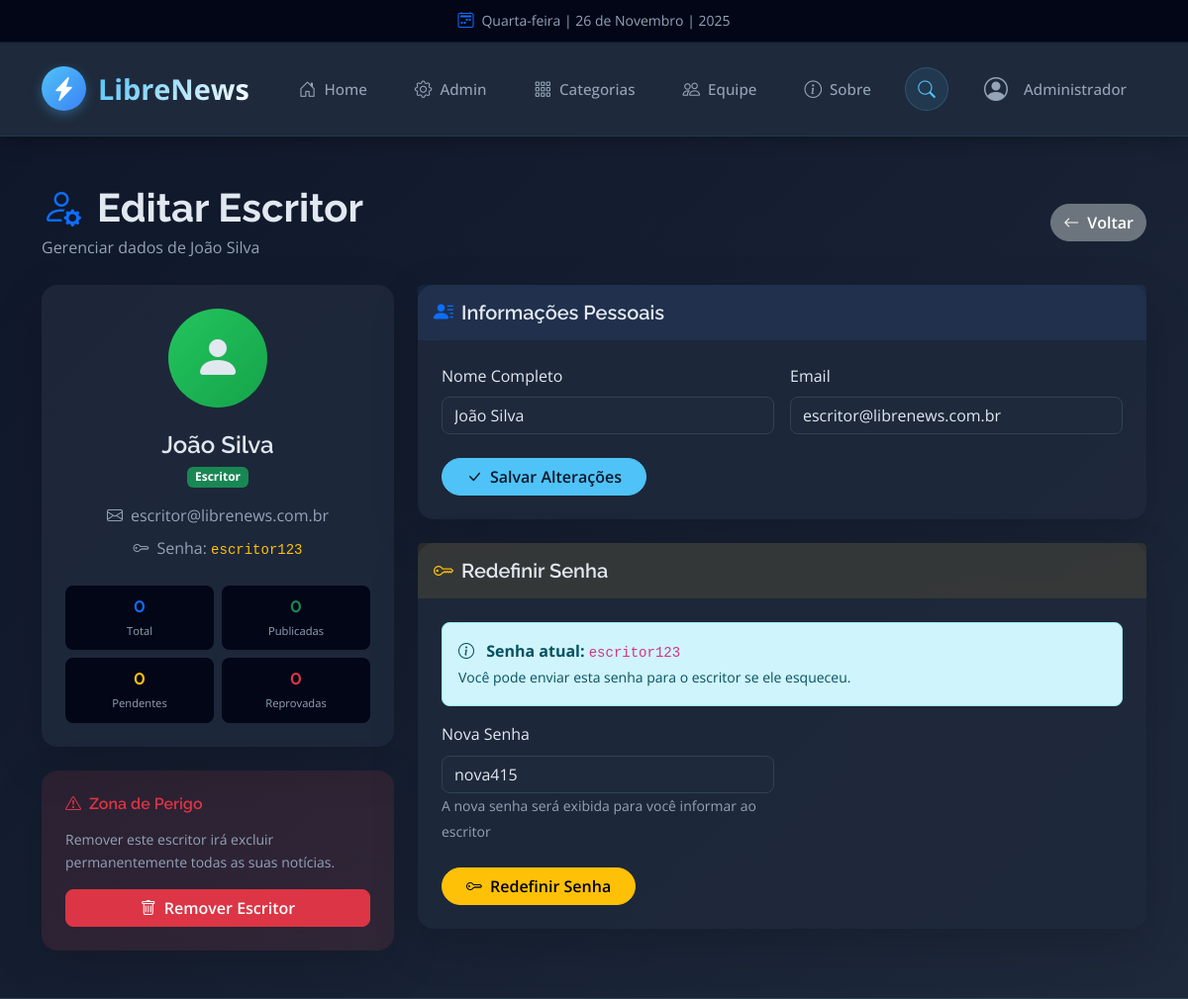
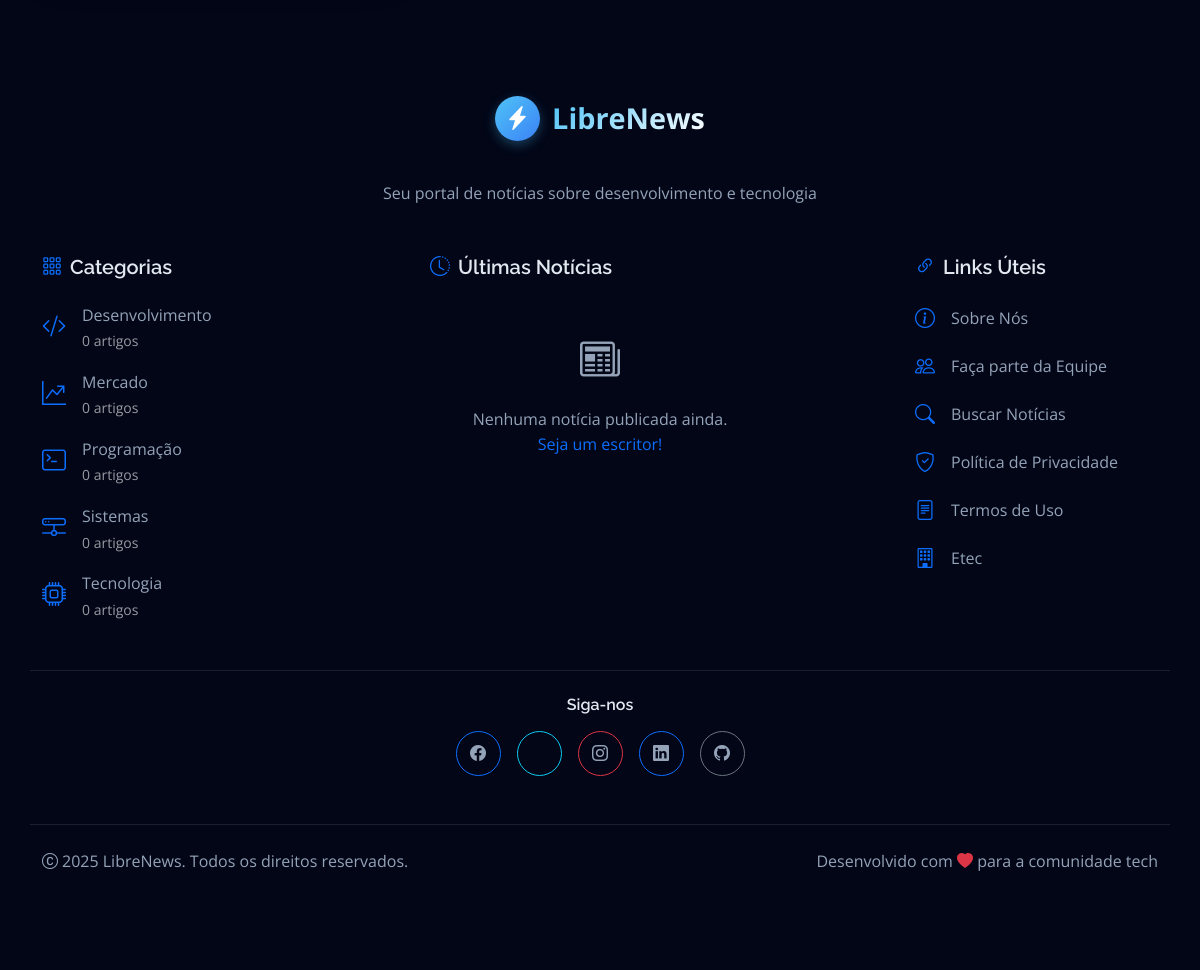
The page /LibreNews/admin/editar-escritor.php?id=1 (signed in) on the database its author committed (2 pictures, top to bottom).
### tables this page shows
CREATE TABLE `escritor` (
  `Idescritor` int(11) NOT NULL,
  `Idconta` int(11) NOT NULL
);

CREATE TABLE `conta` (
  `Idconta` int(11) NOT NULL,
  `nomeusuario` varchar(150) NOT NULL,
  `email` varchar(100) NOT NULL,
  `senha` varchar(255) NOT NULL,
  `datacriacao` datetime NOT NULL DEFAULT current_timestamp()
);

CREATE TABLE `categoria` (
  `Idcategoria` int(11) NOT NULL,
  `nomecategoria` varchar(100) NOT NULL,
  `descricao` text DEFAULT NULL
);

### LibreNews/admin/editar-escritor.php (the view, shortened to what the rows shown need)
<?php
require_once '../includes/functions.php';
$escritorId = isset($_GET['id']) ? intval($_GET['id']) : 0;
$stmt = $pdo->prepare("
    SELECT e.*, c.Idconta, c.nomeusuario, c.email, c.senha
    FROM Escritor e
    JOIN Conta c ON e.Idconta = c.Idconta
    WHERE e.Idescritor = ?
");
$stmt->execute([$escritorId]);
$escritor = $stmt->fetch(PDO::FETCH_ASSOC);
include '../components/head.php';
?>
<div class="container-fluid py-5" style="background: linear-gradient(135deg, #0F172A 0%, #1E293B 100%); min-height: 100vh;">
    <div class="container">
        <div class="d-flex justify-content-between align-items-center mb-4 flex-wrap gap-3">
            <div>
                <h1 class="text-white fw-bold mb-1">
                    <i class="bi bi-person-gear text-primary me-3"></i>Editar Escritor
                </h1>
                <p class="text-secondary mb-0">Gerenciar dados de <?= htmlspecialchars($escritor['nomeusuario']) ?></p>
            </div>
        </div>
        <div class="row g-4">
            <div class="col-lg-4">
                <div class="card border-0 rounded-4 shadow-lg text-center" style="background: rgba(30, 41, 59, 0.9);">
                    <div class="card-body p-4">
                        <div class="rounded-circle mx-auto mb-4 d-flex align-items-center justify-content-center"
                             style="width: 100px; height: 100px; background: linear-gradient(135deg, #22C55E, #16A34A);">
                            <i class="bi bi-person-fill text-white" style="font-size: 3rem;"></i>
                        </div>
                        <h4 class="text-white mb-1"><?= htmlspecialchars($escritor['nomeusuario']) ?></h4>
                        <span class="badge bg-success mb-3">Escritor</span>
                        <p class="text-secondary mb-2">
                            <i class="bi bi-envelope me-2"></i><?= htmlspecialchars($escritor['email']) ?>
                        </p>
                        <p class="text-secondary mb-4">
                            <i class="bi bi-key me-2"></i>Senha: <code class="text-warning"><?= htmlspecialchars($escritor['senha']) ?></code>
                        </p>
                        <div class="row g-2 text-center">
                            <div class="col-6">
                            </div>
                            <div class="col-6">
                            </div>
                            <div class="col-6">
                            </div>
                            <div class="col-6">
                            </div>
                        </div>
                    </div>
                </div>
            </div>
            <div class="col-lg-8">
                <div class="card border-0 rounded-4 shadow-lg mb-4" style="background: rgba(30, 41, 59, 0.9);">
                    <div class="card-body p-4">
                        <form method="POST">
                            <div class="row g-3">
                                <div class="col-md-6">
                                    <label class="form-label text-white">Nome Completo</label>
                                    <input type="text" class="form-control" name="nome"
                                           value="<?= htmlspecialchars($escritor['nomeusuario']) ?>" required>
                                </div>
                                <div class="col-md-6">
                                    <label class="form-label text-white">Email</label>
                                    <input type="email" class="form-control" name="email"
                                           value="<?= htmlspecialchars($escritor['email']) ?>" required>
                                </div>
                            </div>
                        </form>
                    </div>
                </div>
                <div class="card border-0 rounded-4 shadow-lg" style="background: rgba(30, 41, 59, 0.9);">
                    <div class="card-body p-4">
                        <div class="alert alert-info rounded-3 mb-3">
                            <i class="bi bi-info-circle me-2"></i>
                            <strong>Senha atual:</strong> <code><?= htmlspecialchars($escritor['senha']) ?></code>
                            <br><small>Você pode enviar esta senha para o escritor se ele esqueceu.</small>
                        </div>
                    </div>
                </div>
            </div>
        </div>
    </div>
</div>
<?php include '../components/footer.php'; ?>

### LibreNews/components/footer.php (shortened to what the rows shown need)
<?php
$categoriasFooter = [];
if (isset($pdo)) {
    try {
        $stmtCats = $pdo->query("
            SELECT c.Idcategoria, c.nomecategoria, COUNT(n.Idnoticia) as total
            FROM Categoria c
            LEFT JOIN Noticia n ON c.Idcategoria = n.Idcategoria AND n.status = 'publicada'
            GROUP BY c.Idcategoria, c.nomecategoria
            ORDER BY c.nomecategoria ASC
            LIMIT 5
        ");
        $categoriasFooter = $stmtCats->fetchAll(PDO::FETCH_ASSOC);
    } catch (Exception $e) {
    }
}
function getIconeCategoriaFooter($categoria) {
    $icones = [
        'Desenvolvimento' => 'bi-code-slash',
        'Programação' => 'bi-terminal',
        'Tecnologia' => 'bi-cpu',
        'Sistemas' => 'bi-hdd-network',
        'Mercado' => 'bi-graph-up-arrow',
        'Inteligência Artificial' => 'bi-robot',
        'Segurança' => 'bi-shield-check'
    ];
    return $icones[$categoria] ?? 'bi-tag';
}
?>
<div class="container-fluid bg-dark footer py-5">
    <div class="container py-5">
        <div class="row g-5 justify-content-center" style="row-gap: 4rem;">
            <div class="col-lg-4 col-md-6">
                <div class="footer-item">
                    <div class="d-flex flex-column gap-3">
                        <?php if (!empty($categoriasFooter)): ?>
                            <?php foreach ($categoriasFooter as $cat): ?>
                            <a class="text-secondary text-decoration-none d-flex align-items-start"
                               href="/LibreNews/index.php?categoria=<?= $cat['Idcategoria'] ?>">
                                <i class="bi <?= getIconeCategoriaFooter($cat['nomecategoria']) ?> text-primary me-3 fs-4 mt-1"></i>
                                <div>
                                    <div><?= htmlspecialchars($cat['nomecategoria']) ?></div>
                                    <small style="color: rgba(255,255,255,0.6);"><?= $cat['total'] ?> artigo<?= $cat['total'] != 1 ? 's' : '' ?></small>
                                </div>
                            </a>
                            <?php endforeach; ?>
                        <?php endif; ?>
                    </div>
                </div>
            </div>
        </div>
    </div>
</div>
</body>
</html>

### rows shown on the page
escritor: Idconta.nomeusuario "João Silva", Idconta.email "escritor@librenews.com.br", Idconta.senha "escritor123", nome "João Silva", email "escritor@librenews.com.br"
categoria: nomecategoria "Desenvolvimento", total "0"
categoria: nomecategoria "Mercado", total "0"
categoria: nomecategoria "Programação", total "0"
categoria: nomecategoria "Sistemas", total "0"
categoria: nomecategoria "Tecnologia", total "0"

### other values the page prints
$dataFormatada "Quarta-feira | 26 de Novembro | 2025"
$userName "Administrador"
$stats['total'] "0"
$stats['publicadas'] "0"
$stats['pendentes'] "0"
$stats['reprovadas'] "0"
